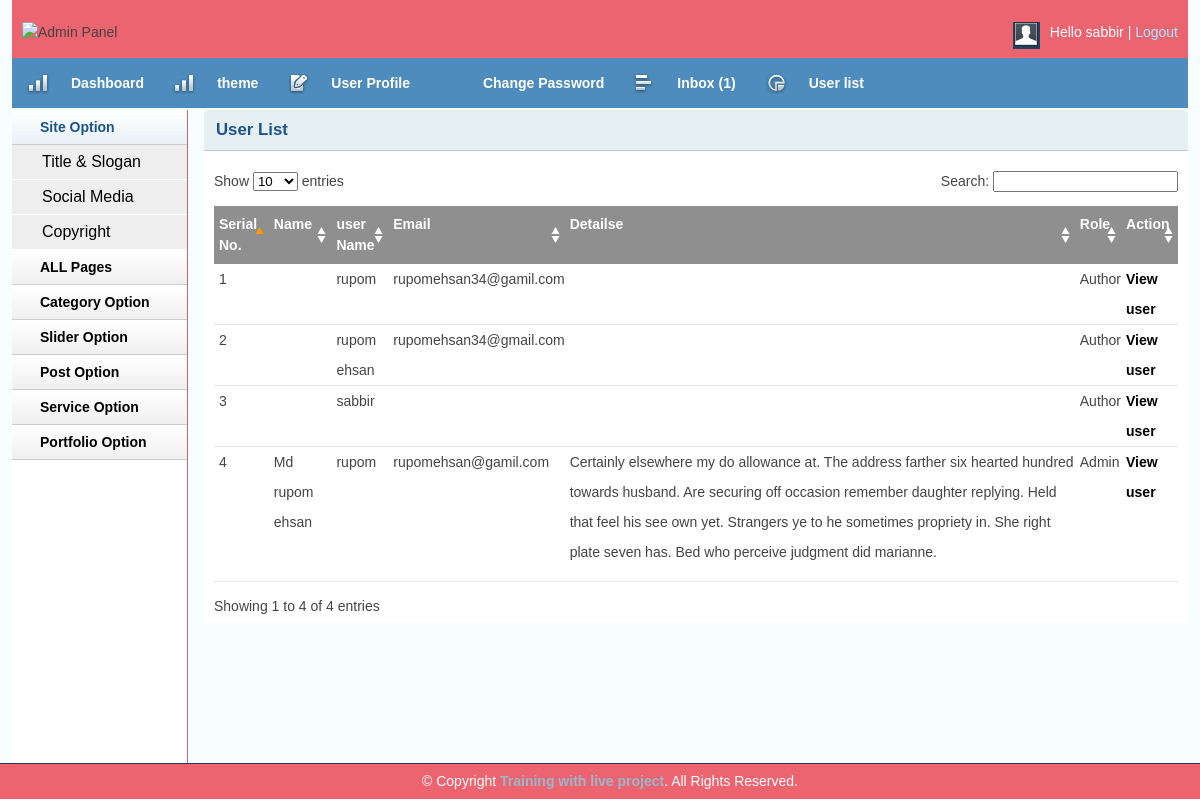
Page /Blog/admin/userlist.php (signed in) on the committed database.
### tables this page shows
CREATE TABLE `tbl_user` (
  `id` int(11) NOT NULL,
  `username` varchar(50) NOT NULL,
  `password` varchar(50) NOT NULL,
  `email` varchar(250) NOT NULL,
  `detailse` text NOT NULL,
  `role` int(11) NOT NULL,
  `name` varchar(250) NOT NULL,
  `date_of_birth` varchar(250) NOT NULL,
  `website` varchar(250) NOT NULL,
  `address` varchar(250) NOT NULL,
  `image` varchar(250) NOT NULL
);

### Blog/lib/Database.php (called while the page is built, shortened)
<?php
Class Database{
	public $host   = DB_HOST;
	public $user   = DB_USER;
	public $pass   = DB_PASS;
	public $dbname = DB_NAME;
	public $link;
	private function connectDB(){
	$this->link = new mysqli($this->host, $this->user, $this->pass, $this->dbname);
 }
	public function select($query){
		$result = $this->link->query($query) or die($this->link->error.__LINE__);
		if($result->num_rows > 0){
			return $result;
		} else {
			return false;
		}
	}
}

### Blog/admin/userlist.php (the view, shortened to what this page needs)
<?php include'inc/header.php';?>
<?php include'inc/sitebar.php';?>
        <div class="grid_10">
            <div class="box round first grid">
                <h2>User  List</h2>
                <div class="block">
                    <table class="data display datatable" id="example">
					<thead>
						<tr>
							<th>Serial No.</th>
							<th> Name</th>
							<th>user Name</th>
							<th>Email</th>
							<th>Detailse</th>
							<th>Role</th>
							<th>Action</th>
						</tr>
					</thead>
					<tbody>
					<?php
                        $query= "select * from tbl_user order by id desc ";
                        $alluser = $db->select($query);
                        if ($alluser) {
                        	$i=0;
                        	while ($result = $alluser->fetch_assoc()) {
                        		$i++;
					  ?>
						<tr class="even gradeC">
							<td><?php echo $i; ?></td>
							<td><?php echo $result['name']; ?></td>
							<td><?php echo $result['username']; ?></td>
							<td><?php echo $result['email']; ?></td>
							<td><?php echo $result['detailse']; ?></td>
							<td>
							<?php
                             if ($result['role'] == '0') {
                             	echo "Admin";
                             }elseif ($result['role'] == '1'){
                                echo "Author";
                             }elseif ($result['role'] == '2'){
                                echo "Editor";
                             }
							 ?>
							 </td>
							<td><a href="viewuser.php?userid=<?php echo $result['id']; ?>">View user</a>
							</td>
						</tr>
                       <?php } } ?>
					</tbody>
				</table>
               </div>
            </div>
<?php include'inc/footer.php';?>

### Blog/admin/css/text.css (style rules this page uses)
body { font: 13px/1.5 Tahoma, Helvetica, Arial, 'Liberation Sans', FreeSans, sans-serif; }
h2 { font-size: 23px; }
p, dl, hr, h1, h2, h3, h4, h5, h6, ol, ul, pre, table, address, fieldset { margin-bottom: 20px; }

### Blog/admin/css/grid.css (style rules this page uses)
.grid_1, .grid_2, .grid_3, .grid_4, .grid_5, .grid_6, .grid_7, .grid_8, .grid_9, .grid_10, .grid_11, .grid_12, .grid_13, .grid_14, .grid_15, .grid_16 { display: inline; float: left; margin-left: 1%; margin-right: 1%; }
.container_12 .grid_10 { width: 81.333%; }

### Blog/admin/css/layout.css (style rules this page uses)
body { background: #fff none repeat scroll 0 0; color: #444; font-size: 14px; padding: 0; }
a { color: #000; font-weight:bold; text-decoration: none; }
h1, h2, h3, h4, h5, h6 { line-height:1.2em; margin-bottom:.3em; }
h2 { margin-top:1em; }
.box { background:#fff; margin-bottom:20px; padding:10px 10px 10px 10px; margin-left:-8px; }
.box.grid { padding-bottom:40px; }
.box.round { -moz-border-radius: 5px 5px 0px 0px; -webkit-border-radius: 5px 5px 0px 0px; border-radius: 5px 5px 0px 0px; }
.box h2 { font-size:1.2em; font-weight:bold; color:#1B548D; background:#E6F0F3; margin:-10px -10px 0 -10px; padding:10px 12px; border-bottom:1px solid #B3CBD6; -moz-border-radius: 5px 5px 0px 0px; -webkit-border-radius: 5px 5px 0px 0px; border-radius: 5px 5px 0px 0px; }
.box.first { min-height: 406px; }
.block { padding-top:20px; }
p { margin-bottom:1em; }
.block { padding-bottom:1px; }
table.display { margin: 0 auto; clear: both; width: 100%; }
.sorting_asc { background: #8f8f8f url(../img/table/sort_asc.png) no-repeat center right; padding:8px 5px; text-align:left; color:#fff; }
.sorting { background:#8f8f8f url(../img/table/sort_both.png) no-repeat center right; padding:8px 5px; text-align:left; color:#fff; }
tr.odd { height: 30px; line-height: 30px; border-bottom:1px solid #e6e6e6; }
tr.even { height: 30px; line-height: 30px; border-bottom:1px solid #e6e6e6; }
tr.odd td, tr.even td { padding-left:5px; }

### rows in the picture
tbl_user: username "rupom", email "rupomehsan34@gamil.com", role "Author"
tbl_user: username "rupom ehsan", email "rupomehsan34@gmail.com", role "Author"
tbl_user: username "sabbir", role "Author"
tbl_user: name "Md rupom ehsan", username "rupom", email "rupomehsan@gamil.com", detailse "Certainly elsewhere my do allowance at. The address farther six hearted hundred towards husband. Are securing off occasion remember daughter replying. Held that feel his see own yet. Strangers ye to he sometimes propriety in. She right plate seven has. Bed who perceive judgment did marianne.", role "Admin"

### other values in the picture
Session::get('username') "sabbir"
$count "1"
